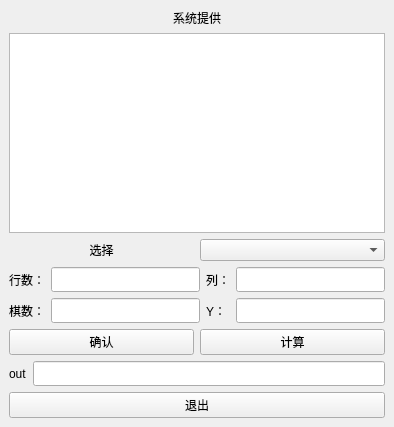
<?xml version="1.0" encoding="UTF-8"?>
<ui version="4.0">
 <class>ChessPlayer</class>
 <widget class="QMainWindow" name="ChessPlayer">
  <property name="geometry">
   <rect>
    <x>0</x>
    <y>0</y>
    <width>394</width>
    <height>427</height>
   </rect>
  </property>
  <property name="font">
   <font>
    <family>黑体</family>
   </font>
  </property>
  <property name="windowTitle">
   <string>MainWindow</string>
  </property>
  <property name="styleSheet">
   <string notr="true">QMainWindow{background-image: url(:/background1.jpg);}</string>
  </property>
  <widget class="QWidget" name="centralWidget">
   <layout class="QHBoxLayout" name="horizontalLayout_6">
    <item>
     <layout class="QGridLayout" name="grid"/>
    </item>
    <item>
     <layout class="QVBoxLayout" name="verticalLayout">
      <item>
       <widget class="QLabel" name="label_3">
        <property name="font">
         <font>
          <family>Microsoft YaHei UI</family>
         </font>
        </property>
        <property name="text">
         <string>系统提供</string>
        </property>
        <property name="alignment">
         <set>Qt::AlignCenter</set>
        </property>
       </widget>
      </item>
      <item>
       <widget class="QListView" name="lv">
        <property name="font">
         <font>
          <family>宋体</family>
         </font>
        </property>
       </widget>
      </item>
      <item>
       <layout class="QHBoxLayout" name="horizontalLayout_5">
        <item>
         <widget class="QLabel" name="label_7">
          <property name="font">
           <font>
            <family>Microsoft YaHei UI</family>
           </font>
          </property>
          <property name="text">
           <string>选择</string>
          </property>
          <property name="alignment">
           <set>Qt::AlignCenter</set>
          </property>
         </widget>
        </item>
        <item>
         <widget class="QComboBox" name="comboBox">
          <property name="font">
           <font>
            <family>Microsoft YaHei UI</family>
           </font>
          </property>
          <property name="styleSheet">
           <string notr="true">QComboBox{background-image: url(:/newPrefix/button.jpg)}</string>
          </property>
         </widget>
        </item>
       </layout>
      </item>
      <item>
       <layout class="QHBoxLayout" name="horizontalLayout_4">
        <item>
         <widget class="QLabel" name="label">
          <property name="font">
           <font>
            <family>Microsoft YaHei UI</family>
           </font>
          </property>
          <property name="text">
           <string>行数：</string>
          </property>
         </widget>
        </item>
        <item>
         <widget class="QLineEdit" name="lineEdit_row">
          <property name="font">
           <font>
            <family>宋体</family>
           </font>
          </property>
         </widget>
        </item>
        <item>
         <widget class="QLabel" name="label_2">
          <property name="font">
           <font>
            <family>Microsoft YaHei UI</family>
           </font>
          </property>
          <property name="text">
           <string>列：</string>
          </property>
         </widget>
        </item>
        <item>
         <widget class="QLineEdit" name="lineEdit_col">
          <property name="font">
           <font>
            <family>宋体</family>
           </font>
          </property>
         </widget>
        </item>
       </layout>
      </item>
      <item>
       <layout class="QHBoxLayout" name="horizontalLayout_3">
        <item>
         <widget class="QLabel" name="label_6">
          <property name="font">
           <font>
            <family>Microsoft YaHei UI</family>
           </font>
          </property>
          <property name="text">
           <string>棋数：</string>
          </property>
         </widget>
        </item>
        <item>
         <widget class="QLineEdit" name="lineEdit_num">
          <property name="font">
           <font>
            <family>宋体</family>
           </font>
          </property>
         </widget>
        </item>
        <item>
         <widget class="QLabel" name="label_4">
          <property name="font">
           <font>
            <family>Microsoft YaHei UI</family>
           </font>
          </property>
          <property name="text">
           <string>Y： </string>
          </property>
         </widget>
        </item>
        <item>
         <widget class="QLineEdit" name="lineEdit_y">
          <property name="font">
           <font>
            <family>宋体</family>
           </font>
          </property>
         </widget>
        </item>
       </layout>
      </item>
      <item>
       <layout class="QHBoxLayout" name="horizontalLayout_2">
        <item>
         <widget class="QPushButton" name="btn_sure">
          <property name="font">
           <font>
            <family>Microsoft YaHei UI</family>
           </font>
          </property>
          <property name="styleSheet">
           <string notr="true">QPushButton{background-image: url(:/newPrefix/button.jpg)}</string>
          </property>
          <property name="text">
           <string>确认</string>
          </property>
         </widget>
        </item>
        <item>
         <widget class="QPushButton" name="btn_calc">
          <property name="font">
           <font>
            <family>Microsoft YaHei UI</family>
           </font>
          </property>
          <property name="styleSheet">
           <string notr="true">QPushButton{background-image: url(:/newPrefix/button.jpg)}</string>
          </property>
          <property name="text">
           <string>计算</string>
          </property>
          <property name="autoRepeatDelay">
           <number>300</number>
          </property>
         </widget>
        </item>
       </layout>
      </item>
      <item>
       <layout class="QHBoxLayout" name="horizontalLayout">
        <item>
         <widget class="QLabel" name="label_5">
          <property name="font">
           <font>
            <family>Microsoft YaHei UI</family>
           </font>
          </property>
          <property name="text">
           <string>out</string>
          </property>
         </widget>
        </item>
        <item>
         <widget class="QLineEdit" name="lineEdit_ans">
          <property name="font">
           <font>
            <family>宋体</family>
           </font>
          </property>
         </widget>
        </item>
       </layout>
      </item>
      <item>
       <widget class="QPushButton" name="btn_exit">
        <property name="font">
         <font>
          <family>Microsoft YaHei UI</family>
         </font>
        </property>
        <property name="styleSheet">
         <string notr="true">QPushButton{background-image: url(:/newPrefix/button.jpg)}</string>
        </property>
        <property name="text">
         <string>退出</string>
        </property>
       </widget>
      </item>
     </layout>
    </item>
   </layout>
  </widget>
 </widget>
 <resources>
  <include location="resource/resource.qrc"/>
 </resources>
 <connections/>
</ui>
